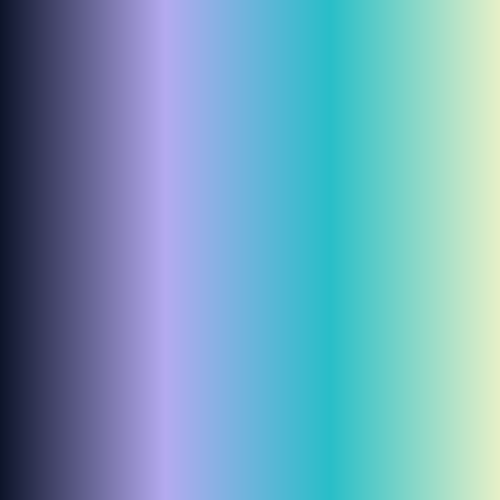
Frame 1 (no input)
Frame 60 (the mouse pressed at the canvas centre just before this capture): identical to frame 1, image omitted
Frame 120 (the mouse held since frame 60 and released just before this capture): identical to frame 1, image omitted

The Processing sketch that drew this single still picture (run headless with seeded random() and noise(); from frame 60 on, the mouse is pressed at the canvas centre):

// Processing sketch: Horizontal_Gradient
// ── Horizontal_Gradient.pde
//Horizontal Gradient
//background
void setup() {size(500, 500);}
//Colour:Blue,Purple,Cyan,White
void draw() {
loadPixels();
color midnightBlue = color(13, 20, 42);
color lavenderPurple = color(180, 170, 240);
color neonCyan = color(40, 190, 200);
color softWhite = color(230, 240, 200);
//Check every pixel on the canvas
for (int x = 0; x < width; x++) {
    for (int y = 0; y < height; y++) {float t = map(x, 0, width - 1, 0, 1);
//Create a color variable called 
color c;

//blue to purple
if (t < 0.33) {
        float localT = map(t, 0, 0.33, 0, 1);
        c = lerpColor(midnightBlue, lavenderPurple, localT); }
//purple to ice blue
else if (t < 0.66) {float localT = map(t, 0.33, 0.66, 0, 1);
        c = lerpColor(lavenderPurple, neonCyan, localT);}
//Cyan to White 
else {float localT = map(t, 0.66, 1, 0, 1);
        c = lerpColor(neonCyan, softWhite, localT);}
//Put the color into the current pixel
pixels[x + y * width] = c;}
  }
updatePixels();
}
